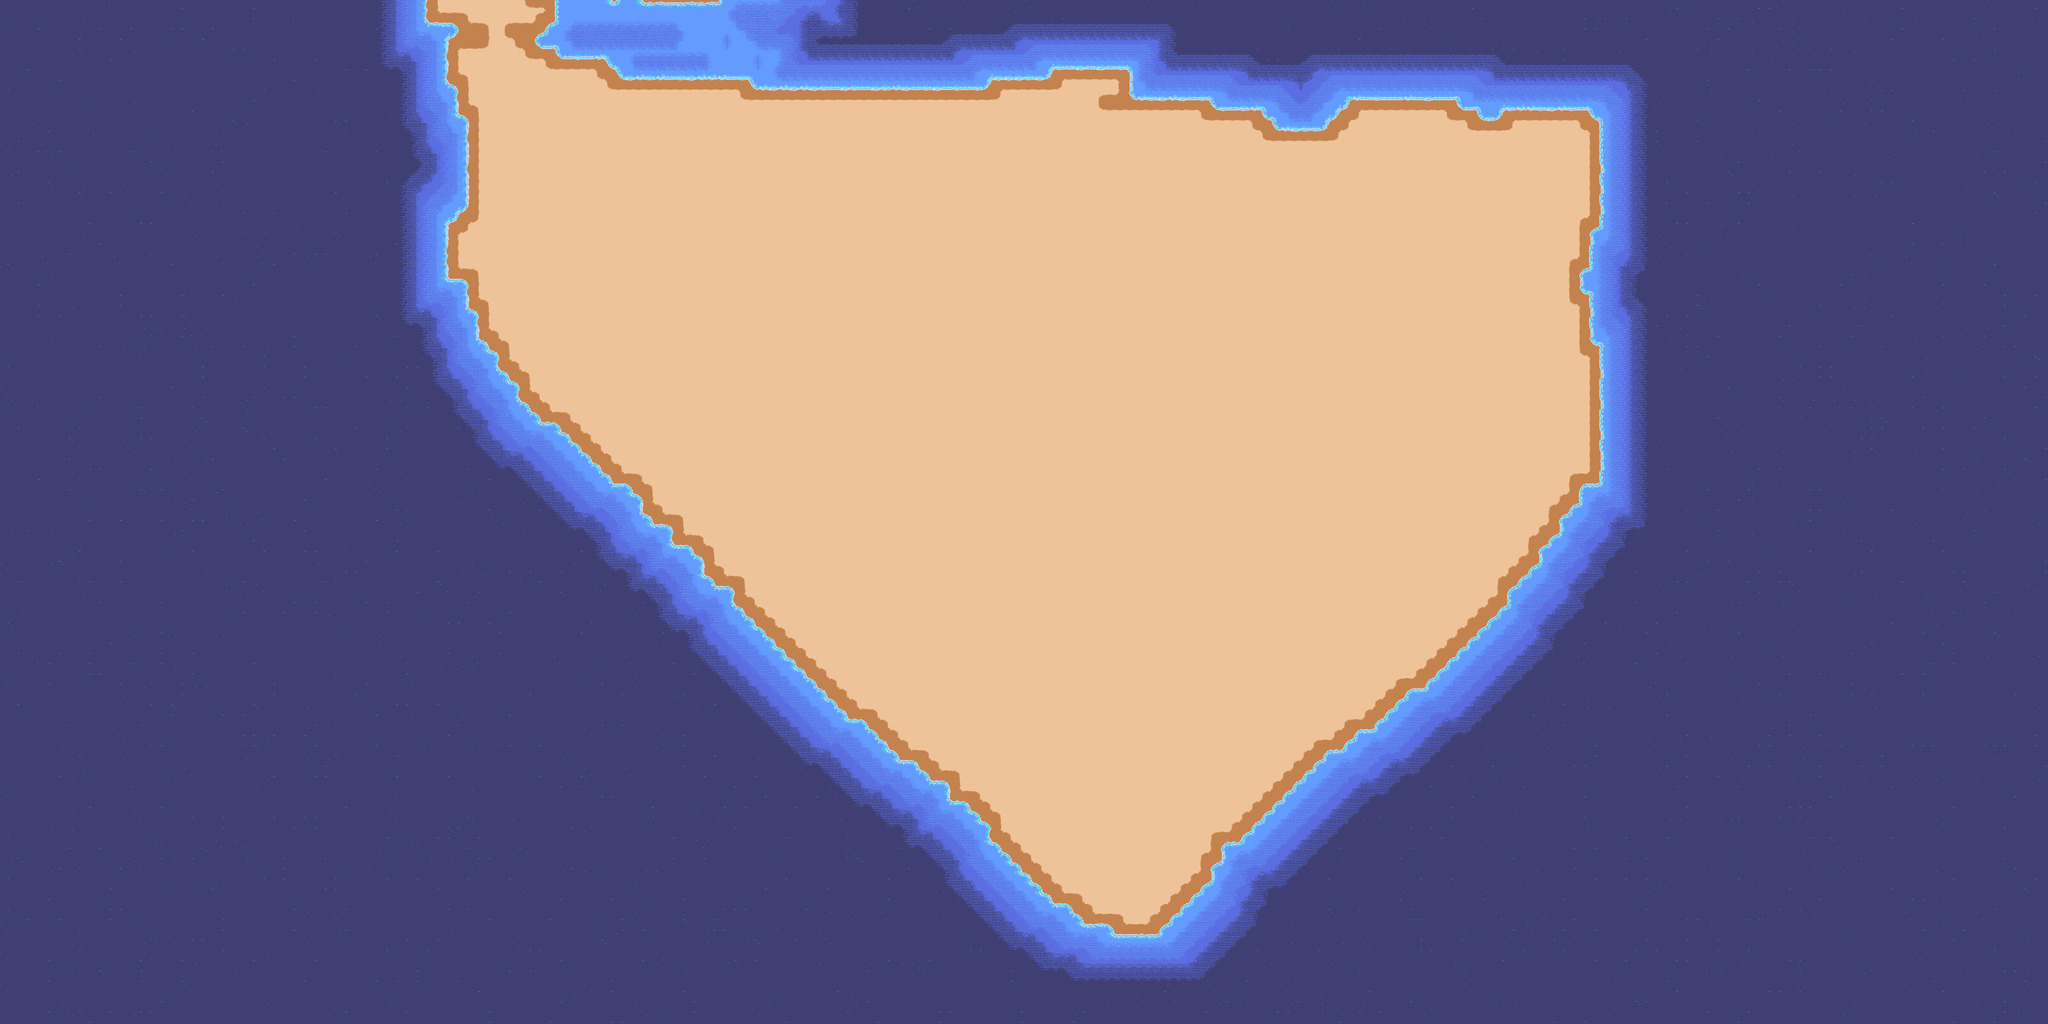

This is a level from a 2D game, rendered from its Tiled map with the project's own tilesets. A one-line summary and the map file follow, with tile-layer data summarised:
An orthogonal 200x100 tile map with 32x32 px tiles, 1 tile layer (Tile Layer 1).

<map version="1.5" tiledversion="1.7.0" orientation="orthogonal" renderorder="right-down" width="200" height="100" tilewidth="32" tileheight="32" infinite="0" nextlayerid="2" nextobjectid="1">
 <tileset firstgid="1" source="../../../tilesets/gather_islands_1.x.tsx" />
 <layer id="1" name="Tile Layer 1" width="200" height="100">
  <data>[20000 cells, 20000 non-empty, 132 distinct tile ids]</data>
 </layer>
</map>
